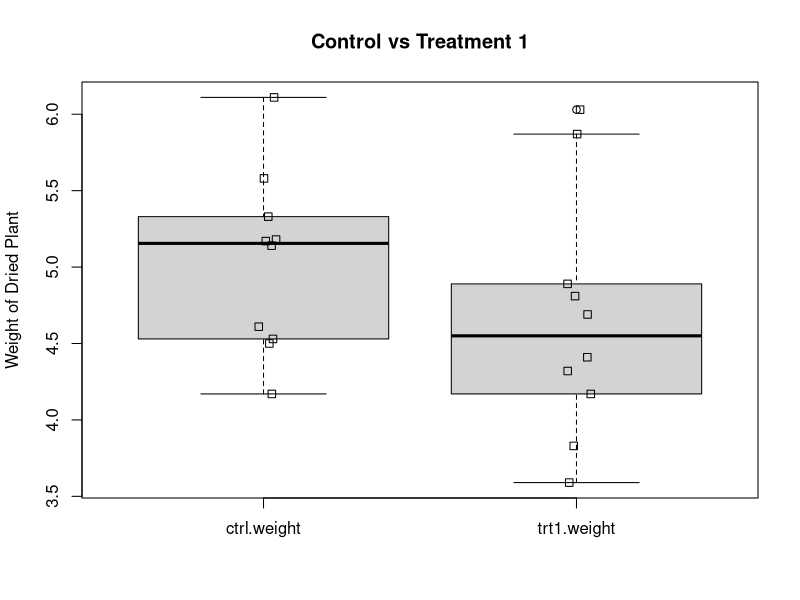
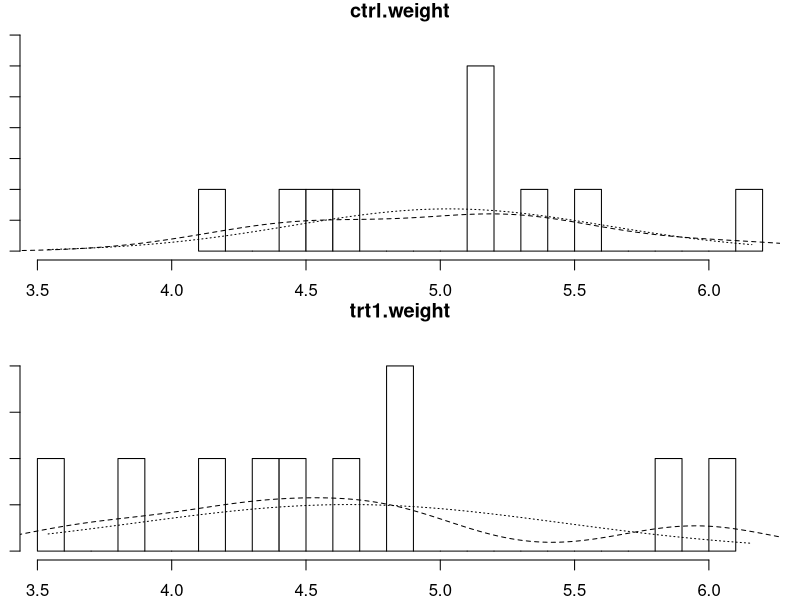
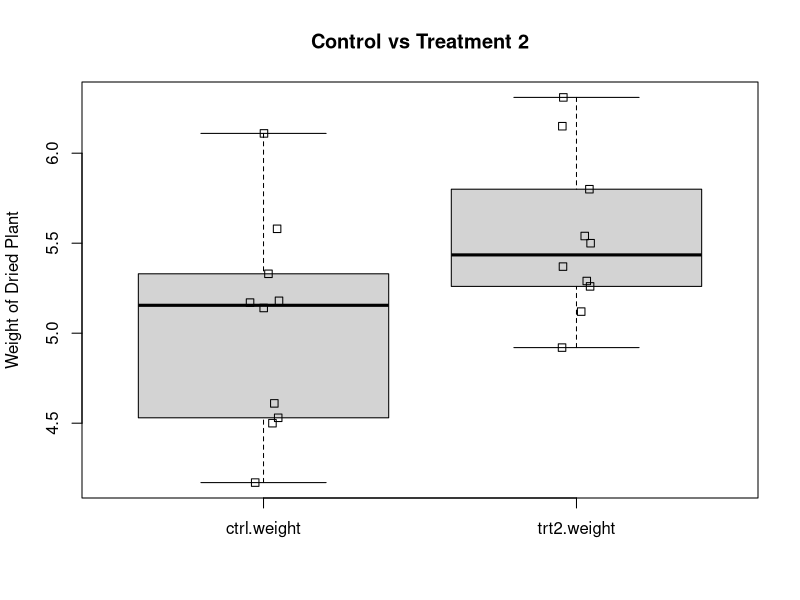
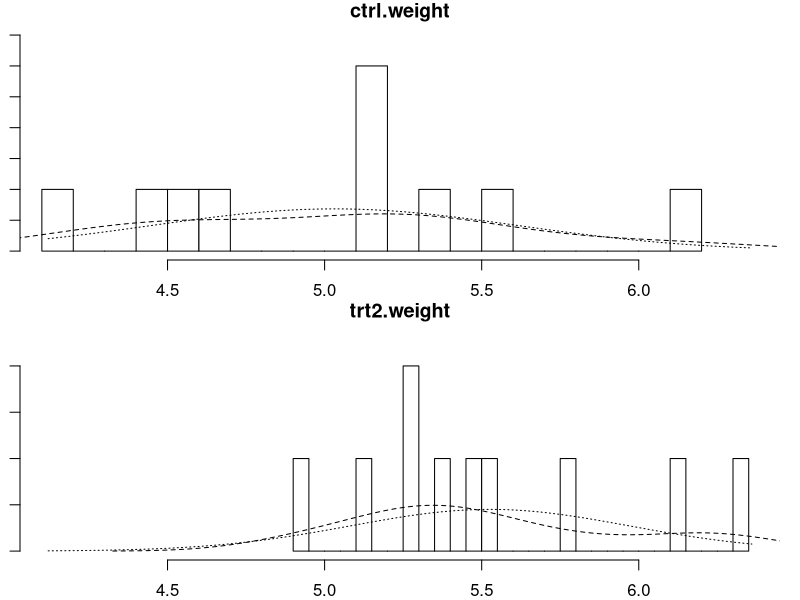
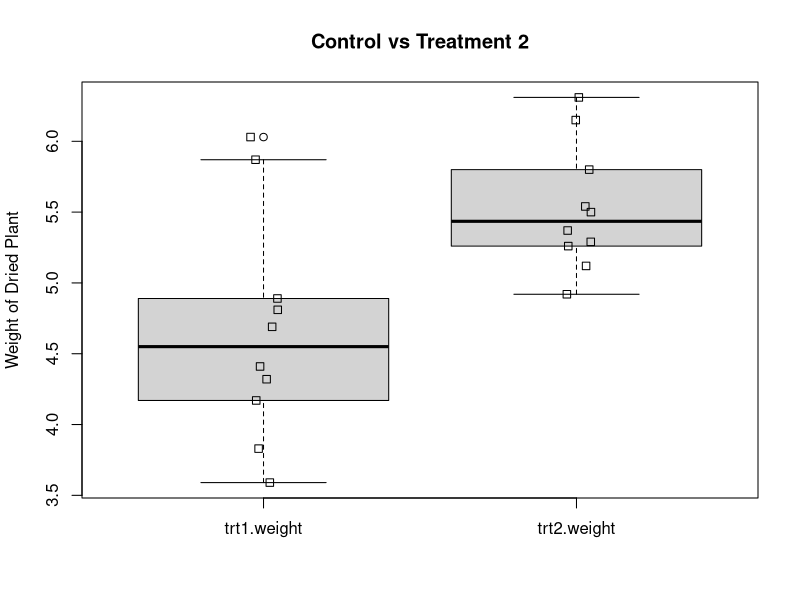
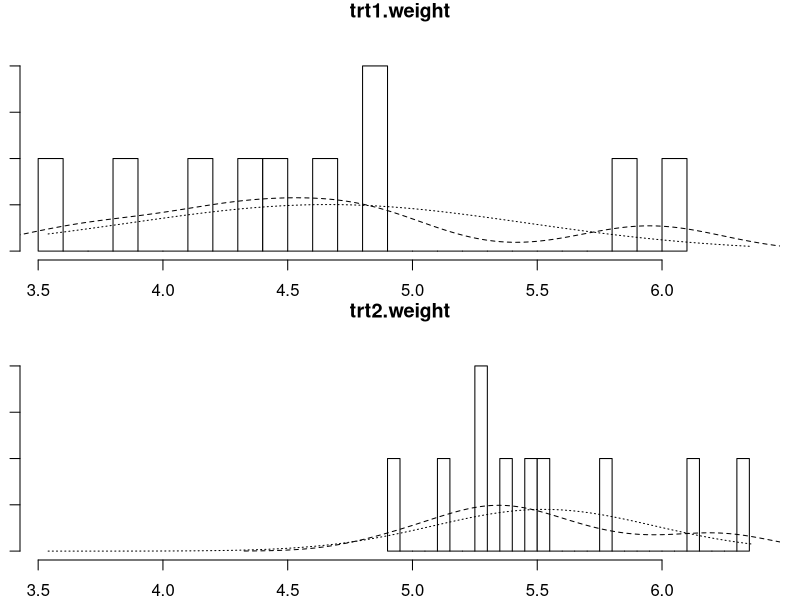

R code for these plots, in order:
#install.packages("psych",repos="https://personality-project.org/r",type="source")
library(psych)
data("PlantGrowth")
print(str(PlantGrowth))
plant <- split(PlantGrowth, PlantGrowth$group)
ctrlplant<- plant[1]
trt1plant<-plant[2]
trt2plant<-plant[3]
plant.data<- data.frame(ctrlplant, trt1plant, trt2plant)
df = subset(plant.data, select = -c(ctrl.group,trt1.group,trt2.group) )
plantctrlvstrt1 = subset(df, select = -c(trt2.weight) )
plantctrlvstrt2 = subset(df, select = -c(trt1.weight) )
planttrt1vstrt2 =  subset(df, select = -c(ctrl.weight) )
boxplot(plantctrlvstrt1,main="Control vs Treatment 1",ylab="Weight of Dried Plant") 
stripchart(plantctrlvstrt1,method="jitter",jitter=.05,vertical=T,add=T) 
multi.hist(plantctrlvstrt1)
# hist(plantctrlvstrt1$ctrl.weight, main="Histogram of Control Weight", xlab="Control Weight")
# hist(plantctrlvstrt1$trt1.weight, main="Histogram of Treatment 1 Weight", xlab="Treatment 1 Weight")
boxplot(plantctrlvstrt2,main="Control vs Treatment 2",ylab="Weight of Dried Plant") 
stripchart(plantctrlvstrt2,method="jitter",jitter=.05,vertical=T,add=T) 
# hist(plantctrlvstrt2$ctrl.weight, main="Histogram of Control Weight", xlab="Control Weight")
# hist(plantctrlvstrt2$trt2.weight, main="Histogram of Treatment 2 Weight", xlab="Treatment 2 Weight")
multi.hist(plantctrlvstrt2)
with(plantctrlvstrt1, t.test(plantctrlvstrt1$ctrl.weight, plantctrlvstrt1$trt1.weight,equal.var=TRUE) ) 
with(plantctrlvstrt2, t.test(plantctrlvstrt2$ctrl.weight, plantctrlvstrt2$trt2.weight,equal.var=TRUE) ) 

boxplot(planttrt1vstrt2,main="Control vs Treatment 2",ylab="Weight of Dried Plant") 
stripchart(planttrt1vstrt2,method="jitter",jitter=.05,vertical=T,add=T) 
multi.hist(planttrt1vstrt2)
with(planttrt1vstrt2, t.test(planttrt1vstrt2$trt1.weight, planttrt1vstrt2$trt2.weight,equal.var=TRUE) ) 





